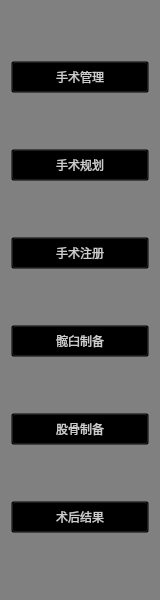
<?xml version="1.0" encoding="UTF-8"?>
<ui version="4.0">
 <class>QLancetWorkbenchWindowLeftToolBarForm</class>
 <widget class="QWidget" name="QLancetWorkbenchWindowLeftToolBarForm">
  <property name="geometry">
   <rect>
    <x>0</x>
    <y>0</y>
    <width>160</width>
    <height>600</height>
   </rect>
  </property>
  <property name="minimumSize">
   <size>
    <width>160</width>
    <height>0</height>
   </size>
  </property>
  <property name="maximumSize">
   <size>
    <width>16777215</width>
    <height>16777215</height>
   </size>
  </property>
  <property name="windowTitle">
   <string>AcetabularPreparationWidget</string>
  </property>
  <property name="styleSheet">
   <string notr="true">background-color: gray;</string>
  </property>
  <layout class="QVBoxLayout" name="verticalLayout">
   <item>
    <widget class="QPushButton" name="pushButton">
     <property name="minimumSize">
      <size>
       <width>0</width>
       <height>32</height>
      </size>
     </property>
     <property name="maximumSize">
      <size>
       <width>16777215</width>
       <height>32</height>
      </size>
     </property>
     <property name="styleSheet">
      <string notr="true">QPushButton{
	background-color: transparent;
	color:rgb(204,204,204);
}
QPushButton::hover { 
	color: rgb(255,255,255);
	background-color: rgb(0, 183, 138);
	border-radius: 10px;
}</string>
     </property>
     <property name="text">
      <string>手术管理</string>
     </property>
    </widget>
   </item>
   <item>
    <widget class="QPushButton" name="pushButton_2">
     <property name="minimumSize">
      <size>
       <width>0</width>
       <height>32</height>
      </size>
     </property>
     <property name="maximumSize">
      <size>
       <width>16777215</width>
       <height>32</height>
      </size>
     </property>
     <property name="styleSheet">
      <string notr="true">QPushButton{
	background-color: transparent;
	color:rgb(204,204,204);
}
QPushButton::hover { 
	color: rgb(255,255,255);
	background-color: rgb(0, 183, 138);
	border-radius: 10px;
}</string>
     </property>
     <property name="text">
      <string>手术规划</string>
     </property>
    </widget>
   </item>
   <item>
    <widget class="QPushButton" name="pushButton_3">
     <property name="minimumSize">
      <size>
       <width>0</width>
       <height>32</height>
      </size>
     </property>
     <property name="maximumSize">
      <size>
       <width>16777215</width>
       <height>32</height>
      </size>
     </property>
     <property name="styleSheet">
      <string notr="true">QPushButton{
	background-color: transparent;
	color:rgb(204,204,204);
}
QPushButton::hover { 
	color: rgb(255,255,255);
	background-color: rgb(0, 183, 138);
	border-radius: 10px;
}</string>
     </property>
     <property name="text">
      <string>手术注册</string>
     </property>
    </widget>
   </item>
   <item>
    <widget class="QPushButton" name="pushButton_4">
     <property name="minimumSize">
      <size>
       <width>0</width>
       <height>32</height>
      </size>
     </property>
     <property name="maximumSize">
      <size>
       <width>16777215</width>
       <height>32</height>
      </size>
     </property>
     <property name="styleSheet">
      <string notr="true">QPushButton{
	background-color: transparent;
	color:rgb(204,204,204);
}
QPushButton::hover { 
	color: rgb(255,255,255);
	background-color: rgb(0, 183, 138);
	border-radius: 10px;
}</string>
     </property>
     <property name="text">
      <string>髋臼制备</string>
     </property>
    </widget>
   </item>
   <item>
    <widget class="QPushButton" name="pushButton_5">
     <property name="minimumSize">
      <size>
       <width>0</width>
       <height>32</height>
      </size>
     </property>
     <property name="maximumSize">
      <size>
       <width>16777215</width>
       <height>32</height>
      </size>
     </property>
     <property name="styleSheet">
      <string notr="true">QPushButton{
	background-color: transparent;
	color:rgb(204,204,204);
}
QPushButton::hover { 
	color: rgb(255,255,255);
	background-color: rgb(0, 183, 138);
	border-radius: 10px;
}</string>
     </property>
     <property name="text">
      <string>股骨制备</string>
     </property>
    </widget>
   </item>
   <item>
    <widget class="QPushButton" name="pushButton_6">
     <property name="minimumSize">
      <size>
       <width>0</width>
       <height>32</height>
      </size>
     </property>
     <property name="maximumSize">
      <size>
       <width>16777215</width>
       <height>32</height>
      </size>
     </property>
     <property name="styleSheet">
      <string notr="true">QPushButton{
	background-color: transparent;
	color:rgb(204,204,204);
}
QPushButton::hover { 
	color: rgb(255,255,255);
	background-color: rgb(0, 183, 138);
	border-radius: 10px;
}</string>
     </property>
     <property name="text">
      <string>术后结果</string>
     </property>
    </widget>
   </item>
  </layout>
 </widget>
 <resources/>
 <connections/>
</ui>
